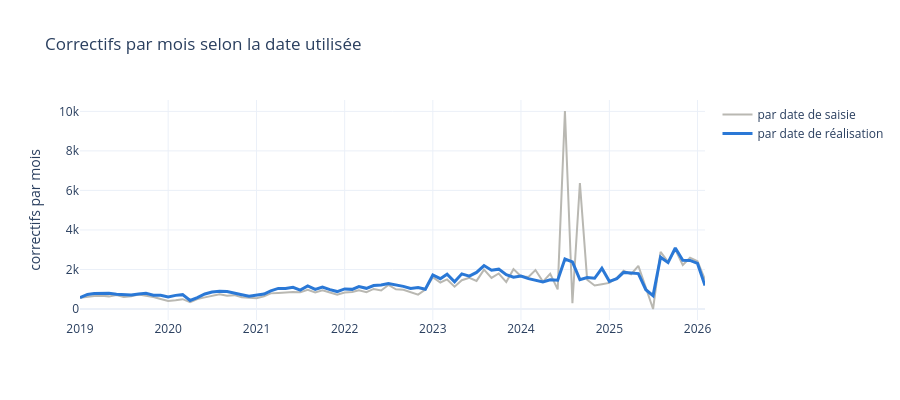

Notebook source saved alongside this figure:
### Code cell
periode = pd.period_range("2019-01", "2026-02", freq="M")
par_debut = corr.groupby(corr[DATE_COL].dt.to_period("M")).size().reindex(periode, fill_value=0)
par_saisie = corr.groupby(corr[SAISIE_COL].dt.to_period("M")).size().reindex(periode, fill_value=0)
fig = go.Figure()
fig.add_trace(go.Scatter(x=periode.astype(str), y=par_saisie.values, name="par date de saisie", line_color="#b9b8b2"))
fig.add_trace(go.Scatter(x=periode.astype(str), y=par_debut.values, name="par date de réalisation", line_color="#2a78d6",
                         line_width=3))
fig.update_layout(title="Correctifs par mois selon la date utilisée", template=TEMPLATE, height=400,
                  yaxis_title="correctifs par mois")
fig.show()
print("Mois avec le plus de correctifs SAISIS :")
print(par_saisie.sort_values(ascending=False).head(4).to_string())
